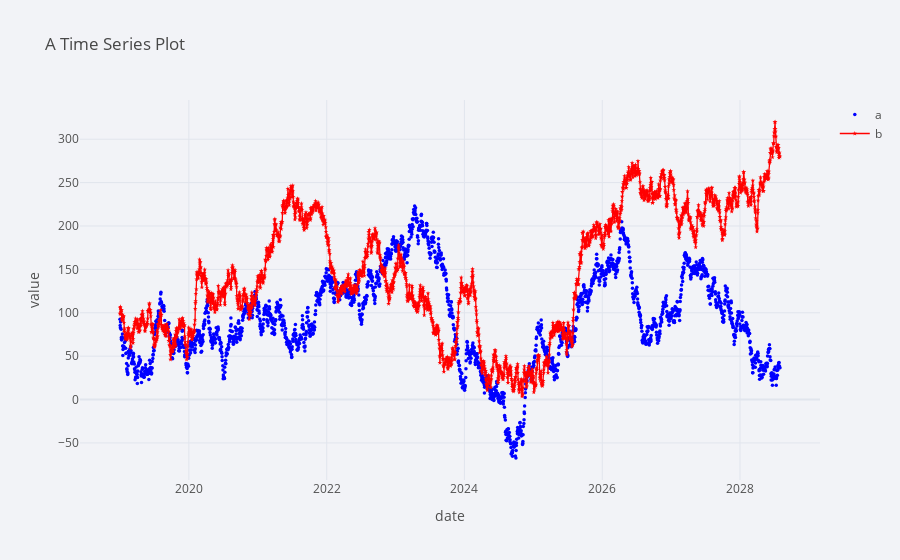

Notebook source saved alongside this figure:
### Code cell
a = np.random.standard_normal((2500, 5)).cumsum(axis=0) 
#營業日，周一至周五
index = pd.date_range('2019-1-1', freq='B', periods=len(a)) 
df2 = pd.DataFrame(100 + 5 * a, columns=list('abcde'), index=index) 

plyo.iplot(
    df2[['a', 'b']].
    iplot(  asFigure=True,
            theme='polar',  
            title='A Time Series Plot',  
            xTitle='date',  
            yTitle='value',  
            mode={'a': 'markers', 'b': 'lines+markers'},  
            symbol={'a': 'circle', 'b': 'star'},  
            size=3.5,  
            colors={'a': 'blue', 'b': 'red'},  
        ),
    image='png',
    filename='ply_02'
)

### Figure 1 — Plotly figure (JSON) as saved in the notebook; plotly's stock layout.template omitted (floating-point values rounded to 4 significant figures; data arrays with more than 128 entries replaced by an {"elided": "..."} marker saying what was removed)
{"data": [{"line": {"color": "blue", "dash": "solid", "shape": "linear", "width": 1.3}, "marker": {"size": 3.5, "symbol": "circle"}, "mode": "markers", "name": "a", "text": "", "type": "scatter", "x": {"elided": "2500 str values"}, "y": {"elided": "2500 float values"}}, {"line": {"color": "red", "dash": "solid", "shape": "linear", "width": 1.3}, "marker": {"size": 3.5, "symbol": "star"}, "mode": "lines+markers", "name": "b", "text": "", "type": "scatter", "x": {"elided": "2500 str values"}, "y": {"elided": "2500 float values"}}], "layout": {"legend": {"bgcolor": "#F2F3F7", "font": {"color": "#505050"}}, "paper_bgcolor": "#F2F3F7", "plot_bgcolor": "#F2F3F7", "title": {"font": {"color": "#484848"}, "text": "A Time Series Plot"}, "xaxis": {"gridcolor": "#E1E5ED", "showgrid": true, "tickfont": {"color": "#505050"}, "title": {"font": {"color": "#505050"}, "text": "date"}, "zerolinecolor": "#E1E5ED"}, "yaxis": {"gridcolor": "#E1E5ED", "showgrid": true, "tickfont": {"color": "#505050"}, "title": {"font": {"color": "#505050"}, "text": "value"}, "zerolinecolor": "#E1E5ED"}}}
